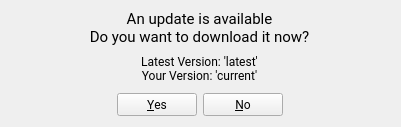
<?xml version="1.0" encoding="UTF-8"?>
<ui version="4.0">
 <class>update_window</class>
 <widget class="QWidget" name="update_window">
  <property name="geometry">
   <rect>
    <x>0</x>
    <y>0</y>
    <width>401</width>
    <height>127</height>
   </rect>
  </property>
  <property name="sizePolicy">
   <sizepolicy hsizetype="Fixed" vsizetype="Fixed">
    <horstretch>0</horstretch>
    <verstretch>0</verstretch>
   </sizepolicy>
  </property>
  <property name="minimumSize">
   <size>
    <width>401</width>
    <height>127</height>
   </size>
  </property>
  <property name="maximumSize">
   <size>
    <width>401</width>
    <height>127</height>
   </size>
  </property>
  <property name="baseSize">
   <size>
    <width>401</width>
    <height>127</height>
   </size>
  </property>
  <property name="font">
   <font>
    <family>Roboto</family>
   </font>
  </property>
  <property name="windowTitle">
   <string>TextureAtlas to GIF and Frames</string>
  </property>
  <property name="layoutDirection">
   <enum>Qt::LayoutDirection::LeftToRight</enum>
  </property>
  <property name="autoFillBackground">
   <bool>false</bool>
  </property>
  <property name="locale">
   <locale language="English" country="UnitedStates"/>
  </property>
  <widget class="QLabel" name="update_ui_info">
   <property name="geometry">
    <rect>
     <x>0</x>
     <y>10</y>
     <width>399</width>
     <height>36</height>
    </rect>
   </property>
   <property name="font">
    <font>
     <family>Roboto</family>
     <pointsize>11</pointsize>
    </font>
   </property>
   <property name="text">
    <string>An update is available
Do you want to download it now?</string>
   </property>
   <property name="alignment">
    <set>Qt::AlignmentFlag::AlignCenter</set>
   </property>
   <property name="openExternalLinks">
    <bool>false</bool>
   </property>
  </widget>
  <widget class="QLabel" name="update_ui_version">
   <property name="geometry">
    <rect>
     <x>0</x>
     <y>54</y>
     <width>399</width>
     <height>28</height>
    </rect>
   </property>
   <property name="sizePolicy">
    <sizepolicy hsizetype="Preferred" vsizetype="Preferred">
     <horstretch>0</horstretch>
     <verstretch>0</verstretch>
    </sizepolicy>
   </property>
   <property name="font">
    <font>
     <family>Roboto</family>
     <pointsize>9</pointsize>
    </font>
   </property>
   <property name="frameShape">
    <enum>QFrame::Shape::NoFrame</enum>
   </property>
   <property name="text">
    <string>Latest Version: 'latest'
Your Version: 'current'</string>
   </property>
   <property name="textFormat">
    <enum>Qt::TextFormat::AutoText</enum>
   </property>
   <property name="scaledContents">
    <bool>false</bool>
   </property>
   <property name="alignment">
    <set>Qt::AlignmentFlag::AlignCenter</set>
   </property>
  </widget>
  <widget class="QDialogButtonBox" name="update_ui_choice">
   <property name="geometry">
    <rect>
     <x>0</x>
     <y>90</y>
     <width>399</width>
     <height>29</height>
    </rect>
   </property>
   <property name="sizePolicy">
    <sizepolicy hsizetype="Expanding" vsizetype="Expanding">
     <horstretch>0</horstretch>
     <verstretch>0</verstretch>
    </sizepolicy>
   </property>
   <property name="orientation">
    <enum>Qt::Orientation::Horizontal</enum>
   </property>
   <property name="standardButtons">
    <set>QDialogButtonBox::StandardButton::No|QDialogButtonBox::StandardButton::Yes</set>
   </property>
   <property name="centerButtons">
    <bool>true</bool>
   </property>
  </widget>
 </widget>
 <resources/>
 <connections/>
 <designerdata>
  <property name="gridDeltaX">
   <number>10</number>
  </property>
  <property name="gridDeltaY">
   <number>10</number>
  </property>
  <property name="gridSnapX">
   <bool>true</bool>
  </property>
  <property name="gridSnapY">
   <bool>true</bool>
  </property>
  <property name="gridVisible">
   <bool>true</bool>
  </property>
 </designerdata>
</ui>
